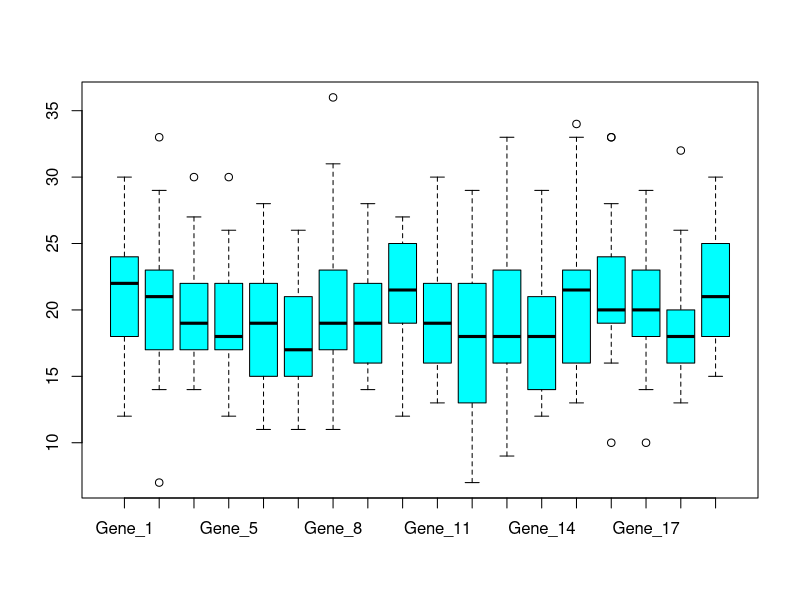
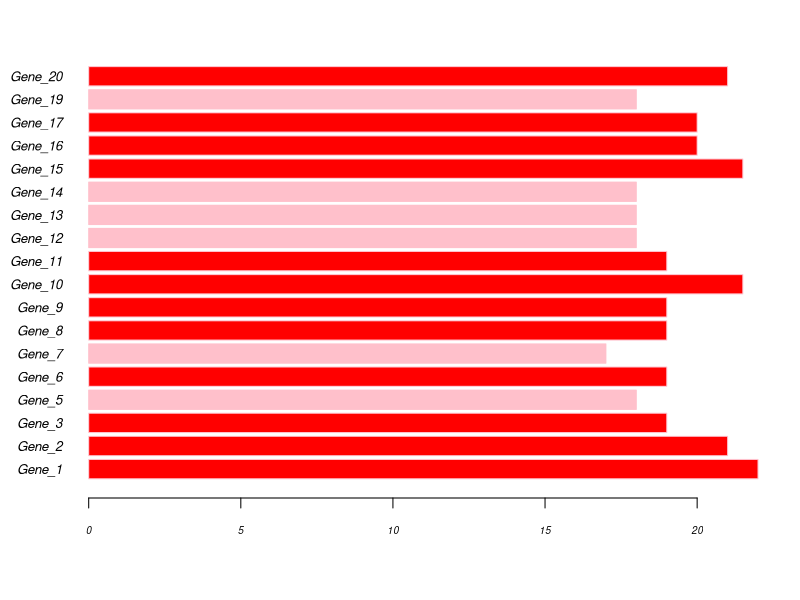

The R source for these figures, in order:
## ---------------------------
##
## Script name: Main.R
##
## Purpose of script:
##
## Author: Konstantinos Perperidis
##
## Date Created: 2024-03-26
##
## Email: k.a.perperidis@gmail.com
##        std531050@ac.eap.gr
##
## ---------------------------

# TODO remove the following commented block
# install.packages("tidyverse");
 install.packages("dplyr");
# 
library("dplyr");
library("scales");
library("tidyverse");

# 1 - Read data from file into a variable.
rna.seq.data <- read.csv("rna_seq_data.csv");
rna.seq.data <- rna.seq.data %>% remove_rownames %>% column_to_rownames(var = "X")

# 2.
# 2.1 - Find Genes wih na-values.
genes.na.values <- colnames(rna.seq.data)[colSums(is.na(rna.seq.data)) > 0];

# 2.2 - Register the percentage of na values per column and remove the ones with pct>0 from the data frame.
pct.col.na <- sapply(rna.seq.data, function(c) (sum(is.na(c) / nrow(rna.seq.data))));
na.genes <- names(pct.col.na[pct.col.na != 0]);
rna.seq.data.clean <- rna.seq.data[, !(colnames(rna.seq.data) %in% na.genes)];

# 3.
# 3.1 - For each column find the max. expression value.
max.gene.expression <- rna.seq.data.clean %>% summarize_if(is.numeric, max);

# 3.2 - For each column find the min. expression value.
min.gene.expression <- rna.seq.data.clean %>% summarize_if(is.numeric, min);

# 3.3 - For each column find the mean expression value.
mean.gene.expression <- rna.seq.data.clean %>% summarize_if(is.numeric, mean);

# 3.4 - For each column find the median expression value.
median.gene.expression <- rna.seq.data.clean %>% summarize_if(is.numeric, median);

# 3.5 - Add new rows to the dataframe containing all above measures for each column.
rna.seq.data.measured <- rbind(rna.seq.data.clean, Max = max.gene.expression, Min = min.gene.expression, Mean = mean.gene.expression, Median = median.gene.expression);

# 4. - Find how many samples are higher than the median (outliers) for Genes 3 and 15
# 4.1
gene_3.median <- rna.seq.data.measured["Median", "Gene_3"];
gene_3.outliers <- rna.seq.data.clean[rna.seq.data.clean$Gene_3 > gene_3.median,]$Gene_3;

# 4.2
gene_15.median <- rna.seq.data.measured["Median", "Gene_15"];
gene_15.outliers <- rna.seq.data.clean[rna.seq.data.clean$Gene_15 > gene_15.median,]$Gene_15;

# 5. - Create boxplot for each Gene with their corresponding expression values.
boxplot(rna.seq.data.clean, col="cyan")

# 6. - Create bar plots with the Median value of each Gene's expression.
all.median <- rna.seq.data.measured["Median",]
list.median.vals <- unlist(all.median)
barplot(unlist(all.median), 
        horiz = TRUE, 
        las = 1, 
        border = "pink", 
        font = 3, 
        cex.names = 0.8, 
        cex.axis = 0.6, 
        ylim=c(0,20), 
        col=ifelse(unlist(all.median)>=19, "red", "pink"));

# 7. - Segregate data into vectors and Visualize pathological samples in a Pie Chart.

